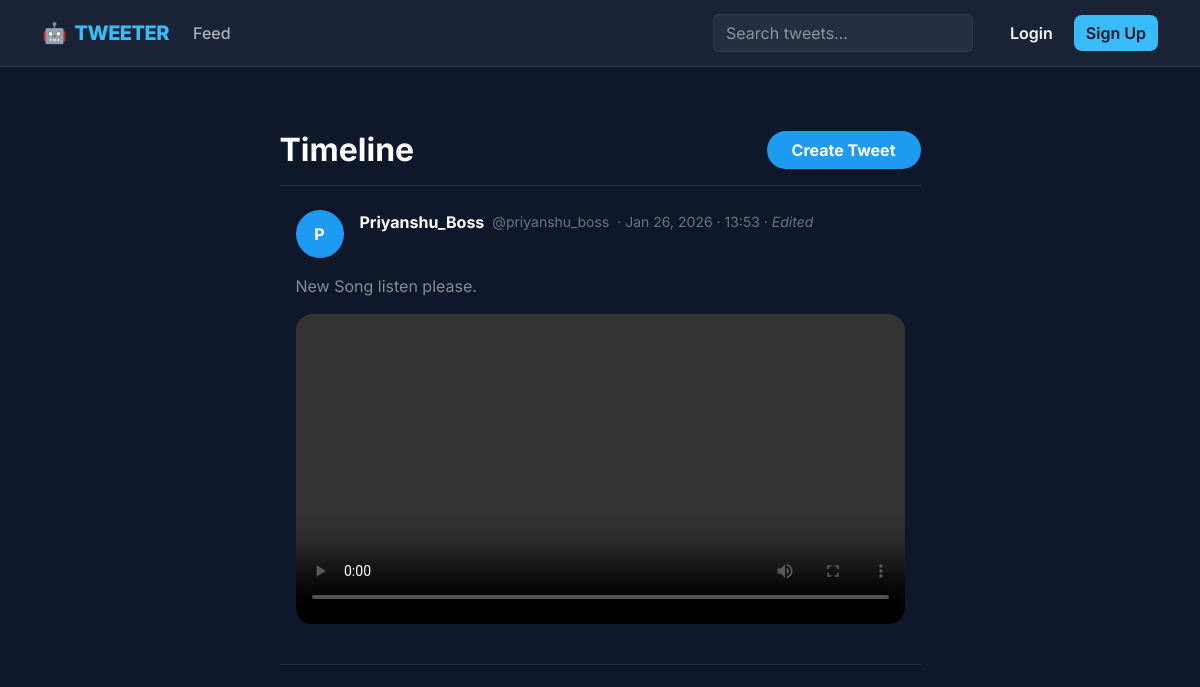
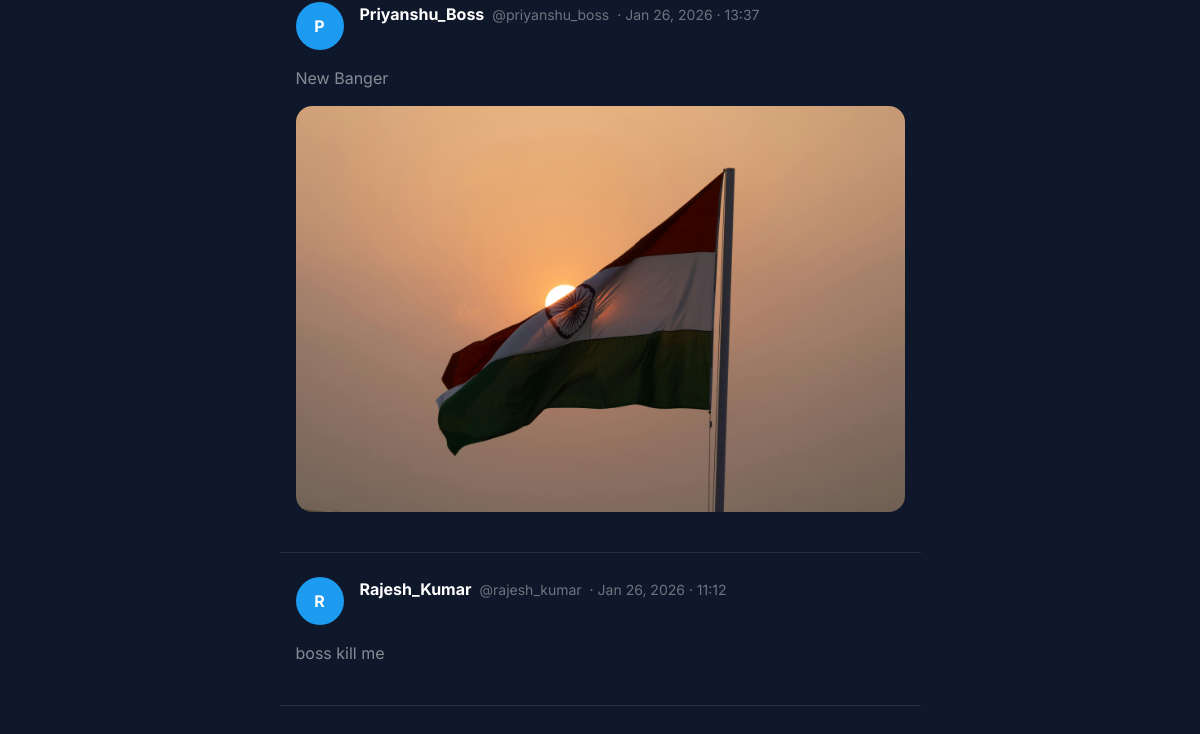
Before: /tweet/ with the older database file (2 pictures, top to bottom).
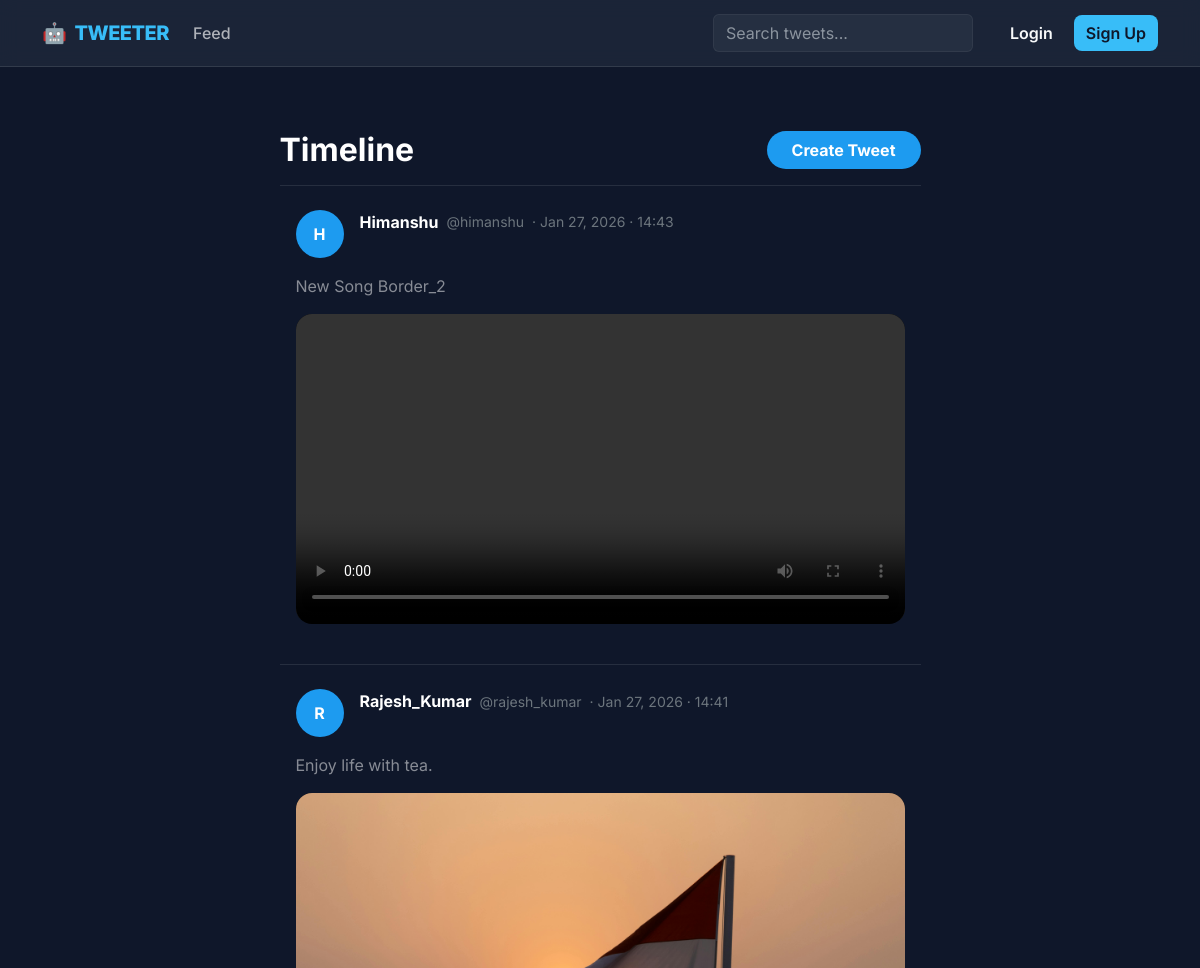
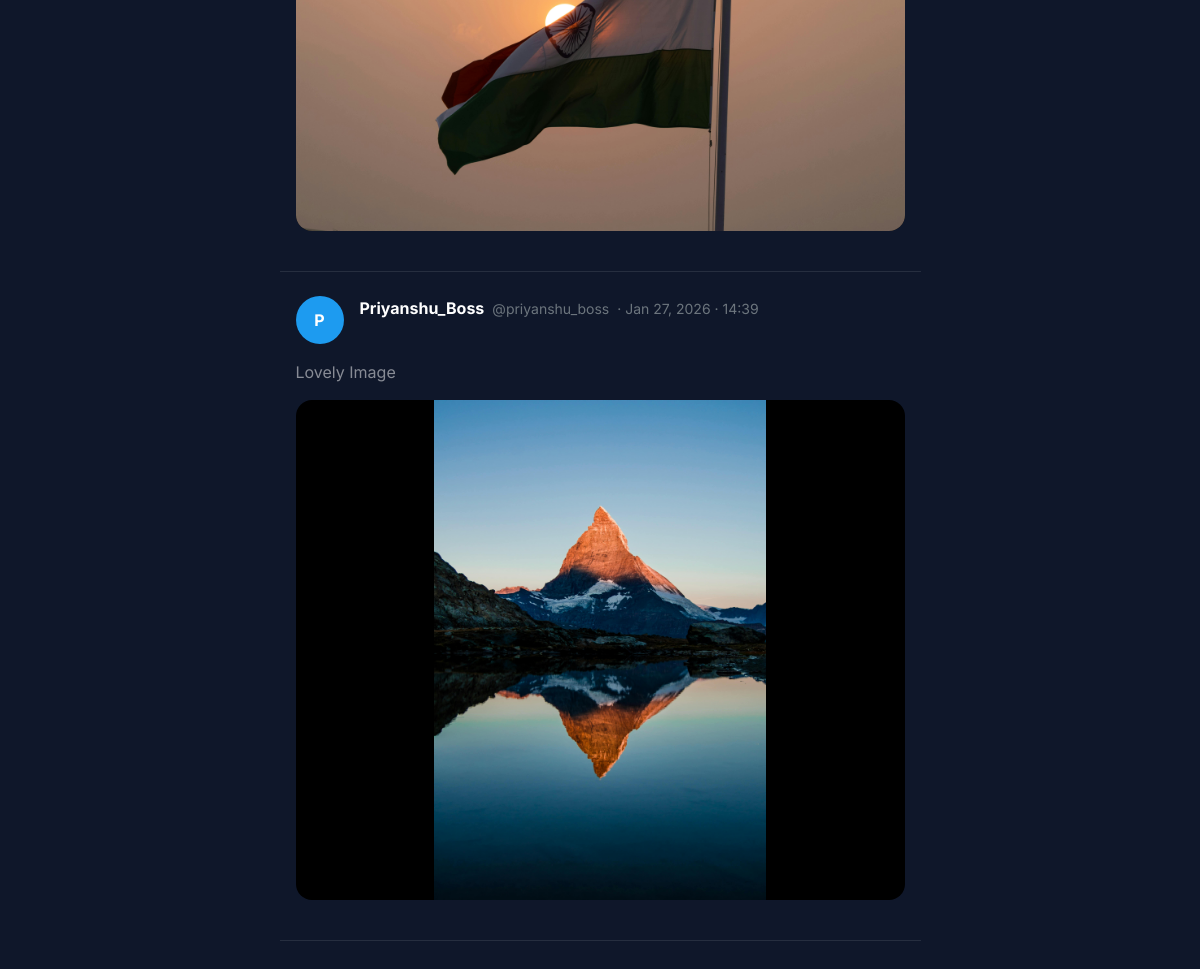
After: the same page with the newer database file (2 pictures, top to bottom).
### tweet/models.py (models this page shows, shortened)
class Tweet(models.Model):
    user=models.ForeignKey(User,on_delete=models.CASCADE)
    text=models.TextField(max_length=150)
    photo=models.ImageField(upload_to='photos/',blank=True,null=True)
    video=models.FileField(upload_to='videos/',blank=True,null=True)
    created_at=models.DateTimeField(auto_now_add=True)
    updated_at=models.DateTimeField(auto_now=True)

### tweet/views.py (the view)
# urls.py: path('', views.tweet_list,name='tweet_list'),
def tweet_list(request):
    tweets=Tweet.objects.all().order_by('-created_at')
    return render(request,'tweet_list.html',{'tweets':tweets})

### tweet/templates/tweet_list.html (shortened to what this page needs)
{% extends "layout.html" %}
{% block content %}
<div class="row justify-content-center">
  <div class="col-12 col-lg-7">
    <div class="d-flex justify-content-between align-items-center py-3 border-bottom border-secondary border-opacity-25">
      <h2 class="fw-bold text-white mb-0">Timeline</h2>
      <a href="{% url 'tweet_create' %}" class="btn btn-tweet px-4">
        Create Tweet
      </a>
    </div>
    {% for tweet in tweets %}
    <div class="tweet-card px-3 py-4 border-bottom border-secondary border-opacity-25">
      <div class="d-flex justify-content-between align-items-start">
        <div class="d-flex gap-3">
          <div class="avatar">
            {{ tweet.user.username|first|upper }}
          </div>
          <div>
            <div class="d-flex flex-wrap align-items-center gap-2">
              <span class="fw-bold text-white">
                {{ tweet.user.username }}
              </span>
              <span class="text-secondary small">
                @{{ tweet.user.username|lower }}
              </span>
              <span class="text-secondary small">
                · {{ tweet.created_at|date:"M d, Y · H:i" }}
                {% if tweet.updated_at > tweet.created_at %}
                  · <span class="fst-italic">Edited</span>
                {% endif %}
              </span>
            </div>
          </div>
        </div>
      </div>
      <p class="mt-3 mb-3 text-white-50 lh-base">
        {{ tweet.text }}
      </p>
      {% if tweet.photo %}
      <div class="media-wrapper mb-3">
        <img src="{{ tweet.photo.url }}" alt="Tweet image">
      </div>
      {% elif tweet.video %}
      <div class="media-wrapper mb-3">
        <video controls >
          <source src="{{ tweet.video.url }}">
        </video>
      </div>
      {% endif %}
    </div>
    {% empty %}
    <div class="text-center py-5 text-secondary">
      <div class="display-6">📭</div>
      <p>No tweets yet</p>
    </div>
    {% endfor %}
  </div>
</div>
{% endblock %}

### templates/layout.html (shortened to what this page needs)
{% load static %}
<!doctype html>
<html lang="en" data-bs-theme="dark">
<head>
    <link href="https://cdn.jsdelivr.net/npm/bootstrap@5.3.0/dist/css/bootstrap.min.css" rel="stylesheet">
</head>
<body>
    <nav class="navbar navbar-expand-lg sticky-top">
        <div class="container">
            <a class="navbar-brand d-flex align-items-center" href="{% url 'tweet_list' %}">
                <span class="me-2">🤖</span> TWEETER
            </a>
            <div class="collapse navbar-collapse" id="navContent">
                <ul class="navbar-nav me-auto mb-2 mb-lg-0">
                    <li class="nav-item">
                        <a class="nav-link" href="{% url 'tweet_list' %}">Feed</a>
                    </li>
                </ul>
                <form class="d-flex me-3" role="search">
                    <input class="form-control me-2" type="search" placeholder="Search tweets..." aria-label="Search">
                </form>
                <div class="d-flex align-items-center gap-2">
                    {% if user.is_authenticated %}
                        <span class="text-secondary me-2 small">{{ user.username }} ✅</span>
                        <form method="post" action="{% url 'logout' %}" class="m-0">
                            {% csrf_token %}
                            <button class="btn btn-outline-danger btn-sm" type="submit">Logout</button>
                        </form>
                    {% else %}
                        <a href="{% url 'login' %}" class="btn btn-link text-decoration-none text-light">Login</a>
                        <a href="{% url 'register' %}" class="btn btn-primary">Sign Up</a>
                    {% endif %}
                </div>
            </div>
        </div>
    </nav>
    <main class="container main-container">
        {% block content %}{% endblock %}
    </main>
</body>
</html>

### templates/layout.html (style rules this page uses)
body { font-family: 'Inter', sans-serif; background-color: #0f172a; color: #f8fafc; }
.navbar { backdrop-filter: blur(10px); background-color: rgba(30, 41, 59, 0.8) !important; border-bottom: 1px solid rgba(255, 255, 255, 0.1); padding: 0.8rem 1rem; }
.navbar-brand { font-weight: 800; letter-spacing: -0.5px; color: #38bdf8 !important; }
.nav-link { font-weight: 500; transition: color 0.3s ease; }
.main-container { margin-top: 3rem; margin-bottom: 3rem; min-height: 80vh; }
.btn { border-radius: 8px; font-weight: 600; transition: all 0.2s ease; }
.btn-primary { background-color: #38bdf8; border: none; color: #0f172a; }
.form-control { background-color: rgba(255, 255, 255, 0.05); border: 1px solid rgba(255, 255, 255, 0.1); color: white; }

### tweet/templates/tweet_list.html (style rules this page uses)
.avatar { width: 48px; height: 48px; background: #1d9bf0; color: #fff; border-radius: 50%; font-weight: 700; display: flex; align-items: center; justify-content: center; }
.media-wrapper { background: #000; border-radius: 16px; overflow: hidden; }
.media-wrapper img, .media-wrapper video { width: 100%; max-height: 500px; object-fit: contain; }
.btn-tweet { background: #1d9bf0; color: #fff; border-radius: 999px; font-weight: 700; }

Changed rows visible on the page:
removed Tweet: user.username|first "P", user.username "Priyanshu_Boss", user.username "priyanshu_boss", created_at "Jan 26, 2026 · 13:53", shows "Edited", text "New Song listen please."
removed Tweet: user.username|first "P", user.username "Priyanshu_Boss", user.username "priyanshu_boss", created_at "Jan 26, 2026 · 13:37", text "New Banger", photo (picture)
removed Tweet: user.username|first "R", user.username "Rajesh_Kumar", user.username "rajesh_kumar", created_at "Jan 26, 2026 · 11:12", text "boss kill me"
added Tweet: user.username|first "H", user.username "Himanshu", user.username "himanshu", created_at "Jan 27, 2026 · 14:43", text "New Song Border_2"
added Tweet: user.username|first "R", user.username "Rajesh_Kumar", user.username "rajesh_kumar", created_at "Jan 27, 2026 · 14:41", text "Enjoy life with tea.", photo (picture)
added Tweet: user.username|first "P", user.username "Priyanshu_Boss", user.username "priyanshu_boss", created_at "Jan 27, 2026 · 14:39", text "Lovely Image", photo (picture)
